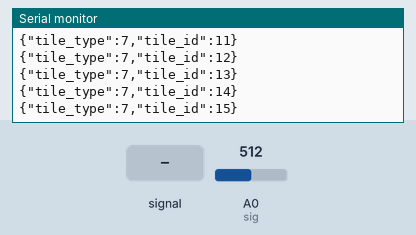
Recording of a program running on a simulated ESP8266 (Wemos D1 mini). Shown: the last lines printed to the serial monitor. The inputs (shaded band) are chosen by the test bench; at power-on: A0 (sig) = 512.

Above: at 1.2 s.
1.3 s: A0 (sig) fed a 200 Hz sine of ±460 counts around its level
At 2.0 s:
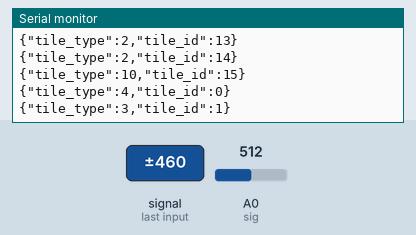
4.3 s: A0 (sig) set to 716
At 5.5 s:
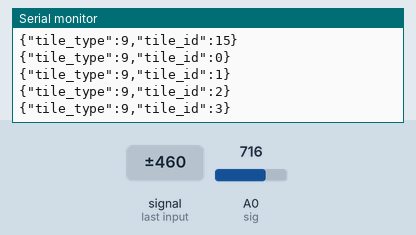
5.8 s: A0 (sig) set to 900
At 6.6 s:
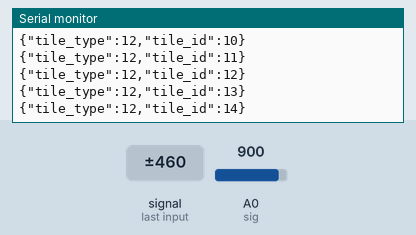
7.3 s: A0 (sig) fed a 200 Hz sine of ±81 counts around its level
At 7.9 s:
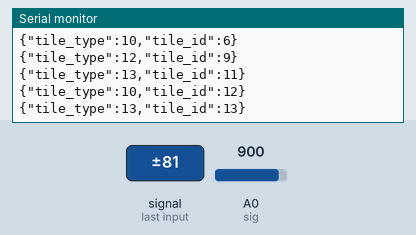
Timing chart, 0 to 10.3 s (numbered marks = the images above; inputs shaded):
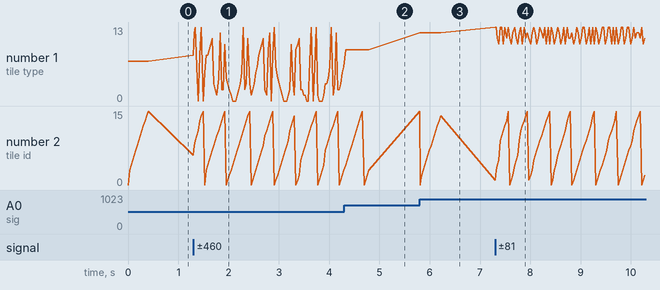

The program:

main.cpp
```cpp
#include <Arduino.h>
#include <map>

#define DEVICE_ID "d1_sensor_01"
#define NO_CONNECTION 1024

#define s0 D4
#define s1 D3
#define s2 D2
#define s3 D1
#define sig A0


const int rangeCount = 14;
const int ranges[14][2] = {
  {0,   71},
  {72,  145},
  {146, 222},
  {223, 286},
  {287, 340},
  {341, 406},
  {407, 492},
  {493, 590},
  {591, 680},
  {681, 758},
  {759, 843},
  {844, 898},
  {899, 936},
  {937, 1024}
};

std::map<int, int> valueMap = {
	{1, 0}, {2, 0}, {3, 0}, {4, 0},
	{5, 0}, {6, 0}, {7, 0}, {8, 0},
	{9, 0}, {10, 0}, {11, 0}, {12, 0},
	{13, 0}, {14, 0}, {15, 0}, {16, 0}
};

int getID(int value) {
  if (value >= NO_CONNECTION) return -1;

  for (int i = 0; i < rangeCount; i++) {
    if (value >= ranges[i][0] && value <= ranges[i][1]) {
      return i; // ID is 0-indexed, change to i+1 if you want 1-indexed
    }
  }
  return -1; // not found
}

int readMux(int channel);

void setup() {
  Serial.begin(9600);

  pinMode(s0, OUTPUT);
  pinMode(s1, OUTPUT);
  pinMode(s2, OUTPUT);
  pinMode(s3, OUTPUT);

  digitalWrite(s0, LOW);
  digitalWrite(s1, LOW);
  digitalWrite(s2, LOW);
  digitalWrite(s3, LOW);

  pinMode(sig, INPUT);
}

void loop() {
  for (int i = 0; i < 16; i++) {
    int value = readMux(i);
    int id = getID(value);
    if (id != valueMap[i]) {
      valueMap[i] = id;
      char buf[64];
      snprintf(buf, sizeof(buf), "{\"tile_type\":%d,\"tile_id\":%d}", id, i);
      Serial.println(buf);
      delay(10);
    }
  }

}

int readMux(int channel) {
  int controlPin[] = { s0, s1, s2, s3 };

  int muxChannel[16][4] = {
    { 0, 0, 0, 0 },  //channel 0
    { 1, 0, 0, 0 },  //channel 1
    { 0, 1, 0, 0 },  //channel 2
    { 1, 1, 0, 0 },  //channel 3
    { 0, 0, 1, 0 },  //channel 4
    { 1, 0, 1, 0 },  //channel 5
    { 0, 1, 1, 0 },  //channel 6
    { 1, 1, 1, 0 },  //channel 7
    { 0, 0, 0, 1 },  //channel 8
    { 1, 0, 0, 1 },  //channel 9
    { 0, 1, 0, 1 },  //channel 10
    { 1, 1, 0, 1 },  //channel 11
    { 0, 0, 1, 1 },  //channel 12
    { 1, 0, 1, 1 },  //channel 13
    { 0, 1, 1, 1 },  //channel 14
    { 1, 1, 1, 1 }   //channel 15
  };

  //loop through the 4 sig (s0, s1, s2, s3)
  for (int i = 0; i < 4; i++) {
    digitalWrite(controlPin[i], muxChannel[channel][i]);
  }

  //read the value at the SIG pin
  int val = analogRead(sig);

  //return the value
  return val;
}
```

Measured:
- after the input at 1.3 s, the serial monitor: prints a new line at once (image 1)
- after the input at 5.8 s, the serial monitor: prints a new line at once (image 3)
- after the input at 7.3 s, the serial monitor: prints a new line at once (image 4)
